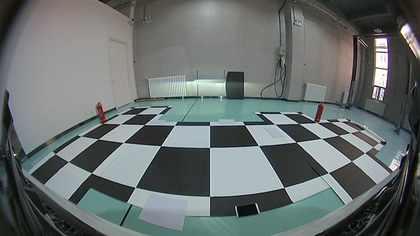
%> input picture autoCalib/img/Demo/front_test.bmp, 420 x 236 px, shrunk from 1280 x 720 before the run
$ octave autoCalibrate2.m   (GNU Octave 9; MATLAB toolbox functions it lacks are replaced by stand-ins)
%> lines starting %> are read from the running program, lines starting %| are printed output that depends on the picture
### autoCalib/matching/findCorners.m
% Copyright 2012. All rights reserved.
% Author: Andreas Geiger
%         Institute of Measurement and Control Systems (MRT)
%         Karlsruhe Institute of Technology (KIT), Germany

% This is free software; you can redistribute it and/or modify it under the
% terms of the GNU General Public License as published by the Free Software
% Foundation; either version 3 of the License, or any later version.

% This software is distributed in the hope that it will be useful, but WITHOUT ANY
% WARRANTY; without even the implied warranty of MERCHANTABILITY or FITNESS FOR A
% PARTICULAR PURPOSE. See the GNU General Public License for more details.

% You should have received a copy of the GNU General Public License along with
% this software; if not, write to the Free Software Foundation, Inc., 51 Franklin
% Street, Fifth Floor, Boston, MA 02110-1301, USA

function corners = findCorners(img,tau,refine_corners)


%default = 3;
nms_wid_size = 3;%default 3
nms_tau = 0.08; %default 0.025


% convert to double grayscale image
img = im2double(img);
if length(size(img))==3
  img = rgb2gray(img);
end

% 3 scales
radius(1) = 4;
radius(2) = 8;
radius(3) = 12;
% radius(4) = 2;

% sobel masks
du = [-1 0 1; -1 0 1; -1 0 1];
%ste: x gradient
dv = du';
%ste: y gradient
% compute image derivatives (for principal axes estimation)
img_du     = conv2(double(img),du,'same');
%ste:  gradient in x orientation
img_dv     = conv2(double(img),dv,'same');
%ste:  gradient in y orientation
img_angle  = atan2(img_dv,img_du);
% ste:  grandiet orientation

img_weight = sqrt(img_du.^2+img_dv.^2);
%ste:   gradient weight

% correct angle to lie in between [0,pi]
img_angle(img_angle<0)  = img_angle(img_angle<0)+pi;
img_angle(img_angle>pi) = img_angle(img_angle>pi)-pi;

% scale input image
img     = double(img);
img_min = min(img(:));
img_max = max(img(:));
img     = (img-img_min)/(img_max-img_min);

% template properties
template_props = [0 pi/2 radius(1); pi/4 -pi/4 radius(1); 0 pi/2 radius(2); pi/4 -pi/4 radius(2); 0 pi/2 radius(3); pi/4 -pi/4 radius(3)];

disp('Filtering ...');

% filter image
img_corners = zeros(size(img,1),size(img,2));
for template_class=1:size(template_props,1)

  % create correlation template
  template = createCorrelationPatch(template_props(template_class,1),template_props(template_class,2),template_props(template_class,3));
  %获得3种不同尺寸，2种不同类型共六种卷积核组；a1,a2,b1,b2分别对应同种卷积核不同涂黑区域的四种卷积核，矩形或者是三角形。

  % filter image according with current template
  img_corners_a1 = conv2(img,template.a1,'same');
  img_corners_a2 = conv2(img,template.a2,'same');
  img_corners_b1 = conv2(img,template.b1,'same');
  img_corners_b2 = conv2(img,template.b2,'same');

  % compute mean
  img_corners_mu = (img_corners_a1+img_corners_a2+img_corners_b1+img_corners_b2)/4;

  % case 1: a=white, b=black
  img_corners_a = min(img_corners_a1-img_corners_mu,img_corners_a2-img_corners_mu);
  img_corners_b = min(img_corners_mu-img_corners_b1,img_corners_mu-img_corners_b2);
  img_corners_1 = min(img_corners_a,img_corners_b);
  %对应于 s1


  % case 2: b=white, a=black
  img_corners_a = min(img_corners_mu-img_corners_a1,img_corners_mu-img_corners_a2);
  img_corners_b = min(img_corners_b1-img_corners_mu,img_corners_b2-img_corners_mu);
  img_corners_2 = min(img_corners_a,img_corners_b);
  %对应于s2

  % update corner map
  img_corners = max(img_corners,img_corners_1);
  img_corners = max(img_corners,img_corners_2);
end


% extract corner candidates via non maximum suppression
%corners.p = nonMaximumSuppression(img_corners,3,0.025,5);
corners.p = nonMaximumSuppression(img_corners,nms_wid_size,nms_tau,5);
%ste:   第二个参数a，指(2a+1)×(2a+1) 的范围内只能有一个最大的角点
%ste:   返回角点的坐标，n×2矩阵

disp('Refining ...');

% subpixel refinement
if refine_corners
  corners = refineCorners(img_du,img_dv,img_angle,img_weight,corners,10);
end

% remove corners without edges
idx = corners.v1(:,1)==0 & corners.v1(:,2)==0;
corners.p(idx,:)  = [];
corners.v1(idx,:) = [];
corners.v2(idx,:) = [];

disp('Scoring ...');

% score corners
corners = scoreCorners(img,img_angle,img_weight,corners,radius);

% remove low scoring corners
idx = corners.score<tau;
corners.p(idx,:)     = [];
corners.v1(idx,:)    = [];
corners.v2(idx,:)    = [];
corners.score(idx) = [];

% make v1(:,1)+v1(:,2) positive (=> comparable to c++ code)
idx = corners.v1(:,1)+corners.v1(:,2)<0;
corners.v1(idx,:) = -corners.v1(idx,:);

% make all coordinate systems right-handed (reduces matching ambiguities from 8 to 4)
corners_n1 = [corners.v1(:,2) -corners.v1(:,1)];
flip       = -sign(corners_n1(:,1).*corners.v2(:,1)+corners_n1(:,2).*corners.v2(:,2));
corners.v2 = corners.v2.*(flip*ones(1,2));

% convert to 0-based index
corners.p = corners.p-1;

### autoCalib/autoCalibrate2.m
clear variables; dbstop error; close all;
disp('================================');

addpath('matching');
addpath('ocam_calib');
tau = 0.08;

para_img = {'./img/20190818/front.jpg','img/20190818/right.jpg','./img/20190818/rear.jpg','img/20190818/left.jpg'};
%para_img = {'./img/front_1.jpg','img/right_1.jpg','./img/rear_1.jpg','img/left_0.jpg'};
para_pos = {'calib_model/front_pos.txt','calib_model/lr_pos.txt'};
para_calib = {'calib_model/calibFrontStandard.mat','calib_model/calibLeftStandard.mat'};

para_demo_img = {'./img/Demo/front_test.bmp','img/Demo/right_0.jpg','img/Demo/rear.jpg','img/Demo/left_0.jpg'};

mat_out_file = {'calib_results/front_calib_results.mat','calib_results/right_calib_results.mat','calib_results/rear_calib_results.mat','calib_results/left_calib_results.mat'};

txt_out_file = {'calib_results/front_results.txt','calib_results/right_results.txt','calib_results/rear_results.txt','calib_results/left_results.txt'};

for  i=1:4
    I = imread(para_demo_img{i});
%> I is the input picture: size 236x420x3 uint8; mean R, G, B 104.2, 111.2, 109.7
    %I = imread(para_img{i});
    corners = findCorners(I,tau,1);
%> in findCorners, `img = rgb2gray(img);`:
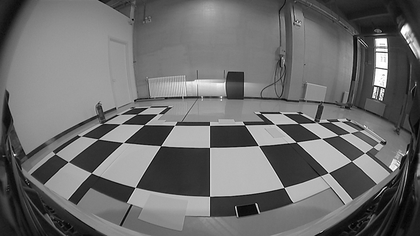
%> img: size 236x420 double; min 0, max 1, mean 0.427
%> in findCorners, `img_du     = conv2(double(img),du,'same');`:
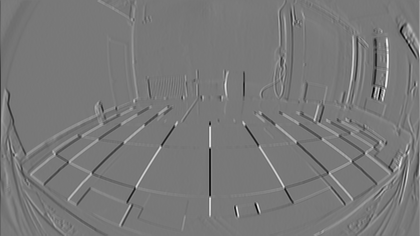
%> img_du: size 236x420 double; min -2.37, max 2.63, mean 8.68e-05; drawn with min black and max white
%> in findCorners, `img_dv     = conv2(double(img),dv,'same');`:
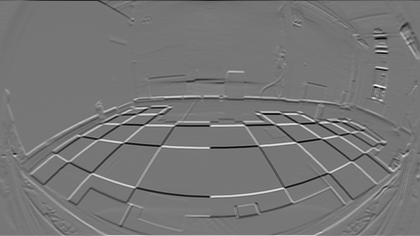
%> img_dv: size 236x420 double; min -2.26, max 2.59, mean -0.000201; drawn with min black and max white
%> in findCorners, `img_angle  = atan2(img_dv,img_du);`:
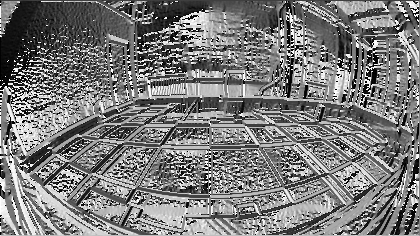
%> img_angle: size 236x420 double; min -3.14, max 3.14, mean -0.0982; drawn with min black and max white
%> in findCorners, `img_weight = sqrt(img_du.^2+img_dv.^2);`:
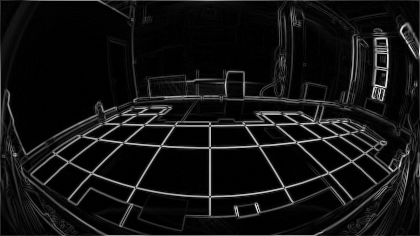
%> img_weight: size 236x420 double; min 0, max 2.63, mean 0.197; drawn with min black and max white
%> in findCorners, `img_angle(img_angle<0)  = img_angle(img_angle<0)+pi;`:
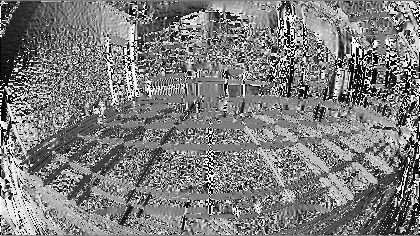
%> img_angle: size 236x420 double; min 0, max 3.14, mean 1.54; drawn with min black and max white
%> in findCorners, `img_min = min(img(:));`: img_min = 0
%> in findCorners, `img_max = max(img(:));`: img_max = 1
%> the run ends on the next line

$ run again, with autoCalib/img/front_1.jpg saved as autoCalib/img/Demo/front_test.bmp
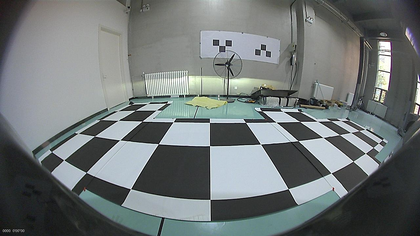
%> input picture autoCalib/img/front_1.jpg, 420 x 236 px, shrunk from 1280 x 720 before the run
%> I is the input picture: size 236x420x3 uint8; mean R, G, B 111.9, 117.8, 117.8
%> in findCorners, `img_weight = sqrt(img_du.^2+img_dv.^2);`:
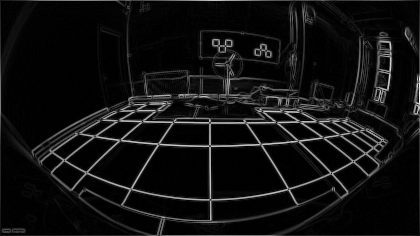
%> img_weight: size 236x420 double; min 0, max 3.01, mean 0.203; drawn with min black and max white
%> in findCorners, `img_angle(img_angle<0)  = img_angle(img_angle<0)+pi;`:
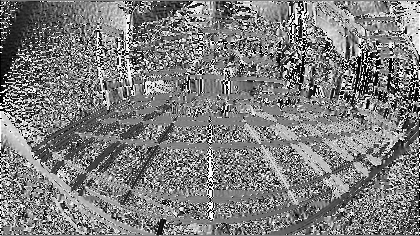
%> img_angle: size 236x420 double; min 0, max 3.14, mean 1.55; drawn with min black and max white
%> img_min = 0
%> img_max = 1

$ run again, with autoCalib/img/right_1.jpg saved as autoCalib/img/Demo/front_test.bmp
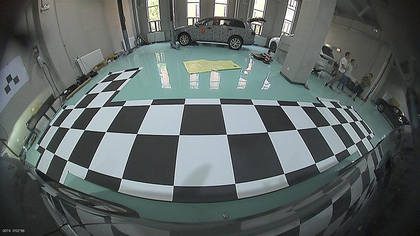
%> input picture autoCalib/img/right_1.jpg, 420 x 236 px, shrunk from 1280 x 720 before the run
%> I is the input picture: size 236x420x3 uint8; mean R, G, B 92.9, 101, 99.6
%> in findCorners, `img_weight = sqrt(img_du.^2+img_dv.^2);`:
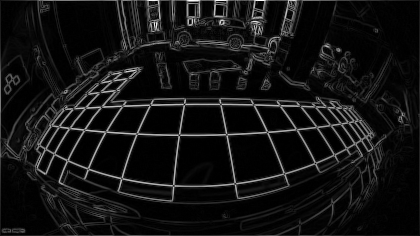
%> img_weight: size 236x420 double; min 0, max 2.99, mean 0.231; drawn with min black and max white
%> in findCorners, `img_angle(img_angle<0)  = img_angle(img_angle<0)+pi;`:
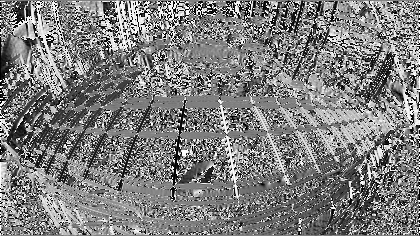
%> img_angle: size 236x420 double; min 0, max 3.14, mean 1.56; drawn with min black and max white
%> img_min = 0
%> img_max = 1
